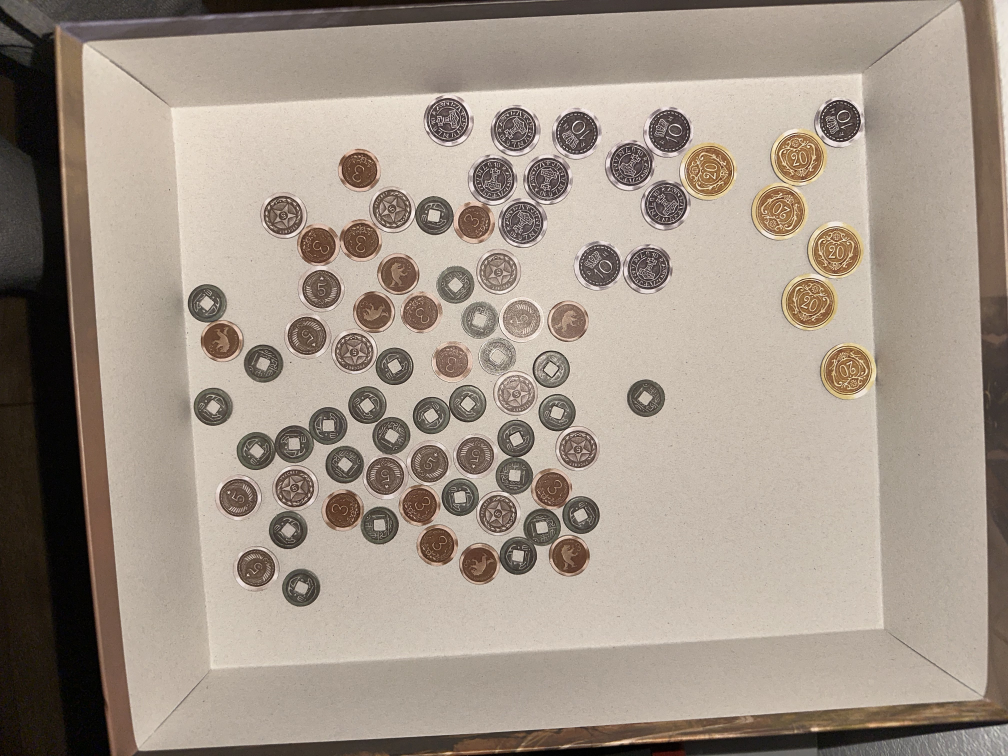
#> input picture coins/coins_7.jpg, 4032 x 3024 px (shown at 1/4 size)
$ jupyter execute --allow-errors coins.ipynb   (shell and % lines are left out)
#> lines starting #> are read from the running program, lines starting #| are printed output that depends on the picture; after the words box and inside, x2 and y2 are one past the last pixel; in counts of white or black regions, pixels touching at a corner belong together
[cell 1]
import cv2 as cv
import numpy as np
import matplotlib.pyplot as plt
from skimage.transform import rescale

[cell 2]
def show(img, cmap=None):
  if cmap is not None:
    plt.imshow(img, cmap=cmap)
  else:
    plt.imshow(img)
  plt.show()

[cell 3]
coin_image = cv.imread('coins/coins_7.jpg')
#> coin_image is the input picture: shape (3024, 4032, 3); mean B, G, R 136.6, 148.9, 161.6
coin_image = cv.cvtColor(coin_image, cv.COLOR_BGR2RGB)
# coin_image = np.uint8(rescale(coin_image, (0.25,0.25,1))*255)

[cell 4]
np.max(coin_image), np.min(coin_image)
#> Out = (255, 0)

[cell 5]
show(coin_image)

[cell 6]
gray = cv.cvtColor(coin_image, cv.COLOR_BGR2GRAY)
show(gray,cmap='gray')
blurred = cv.GaussianBlur(gray, ksize=(25,25),sigmaX=0,sigmaY=0)

show(blurred,cmap='gray')
# edges = cv.Canny(blurred, )

[cell 7]
# thresholded = cv.adaptiveThreshold(blurred,255,cv.ADAPTIVE_THRESH_GAUSSIAN_C,\
#             cv.THRESH_BINARY,21,5)
# show(thresholded,cmap='gray')

[cell 8]
# [6 lines of commented-out code are left out]

[cell 9]
coin_image_downsampled = np.uint8(rescale(coin_image, (0.25,0.25,1))*255)

gray = cv.cvtColor(coin_image_downsampled, cv.COLOR_RGB2GRAY)
#> gray: shape (756, 1008)
blurred = cv.GaussianBlur(gray, ksize=(11,11),sigmaX=0,sigmaY=0)
#> blurred: shape (756, 1008)
edges = cv.Canny(blurred, 15, 120)
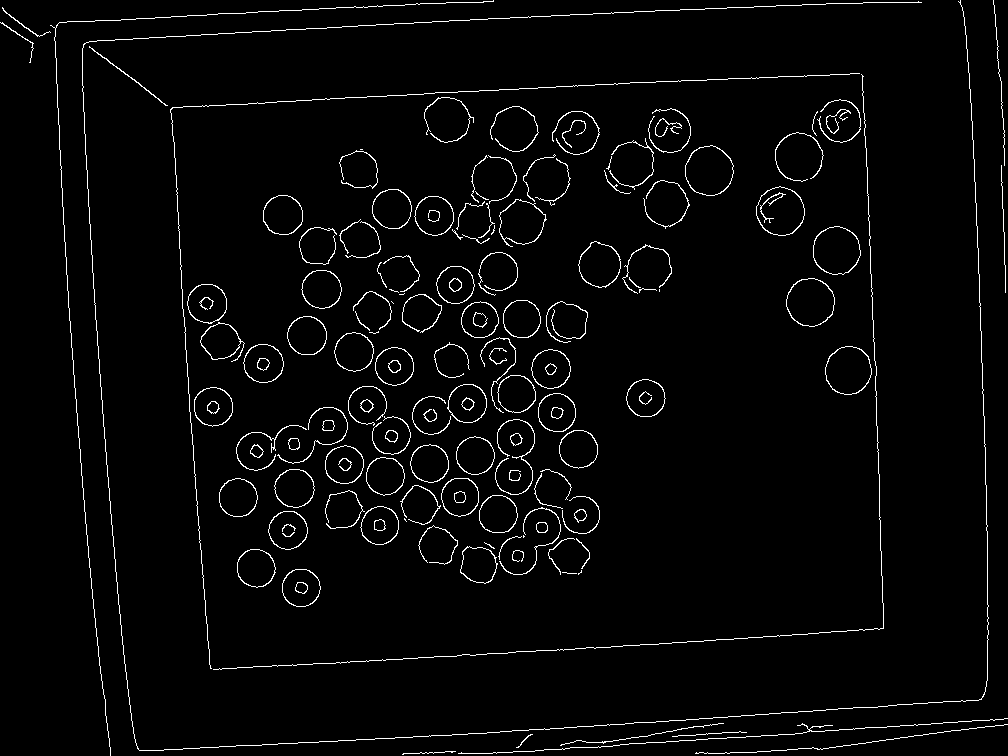
#> edges: shape (756, 1008); 2.9% white in thin lines or dots
show(edges,cmap='gray')
contours, hierarchy = cv.findContours(edges, cv.RETR_EXTERNAL, cv.CHAIN_APPROX_SIMPLE)
#> contours = 134 contours, 53 with area under 20; largest, box (x1, y1, x2, y2) and area: (685, 145, 734, 196) 1864, (756, 186, 805, 236) 1810, (786, 278, 835, 327) 1799, (813, 226, 861, 275) 1784, (825, 346, 872, 395) 1736
coin_image_cont = coin_image_downsampled.copy()
# cv.drawContours(coin_image_cont, contours, -1, (0,255,0), 5)

[cell 10]
coin_image_lines = coin_image_downsampled.copy()
empty_image = np.ones_like(coin_image_downsampled, dtype=np.uint8)*255
lines = cv.HoughLines(edges,1,np.pi/180,200)
#> lines = [[116, 1.52], [757, 1.52], [-861, 3.11], [765, 1.5], [44, 1.52], [786, 1.5], [-968, 3.11], [25, 1.52], [-161, 3.07], [688, 1.5], [-52, 3.09]]
lines_abc = []
lines_xy = []
inner_lines = {}
for line in lines:
   rho,theta=line[0]
   # rho = x*cos(theta)+ y*sin(theta)
   # a*x + b*y +c = 0 -> a=cos, b=sin, c=-rho
   a=np.cos(theta)
   b=np.sin(theta)
   c = -rho
   x0=a*rho
   y0=b*rho
   lines_abc.append((a,b,c))
   x1 = int(x0+1000*(-b))
   y1 = int(y0+1000*(a))
   x2 = int(x0-1000*(-b))
   y2 = int(y0-1000*(a))
   lines_xy.append([(x1,y1),(x2,y2)])
   cv.line(empty_image,(x1,y1),(x2,y2),(0,0,0),1)
#> this loop made 11 passes
#> (rho, theta, a, b, c, x0, y0, x1) on passes 1 to 11: (116, 1.52, 0.0523, 0.999, -116, 6.07, 115.8, -992), (757, 1.52, 0.0523, 0.999, -757, 39.62, 756, -959), (-861, 3.11, -0.999, 0.0349, 861, 860.5, -30.05, 825), (765, 1.5, 0.0698, 0.998, -765, 53.36, 763.1, -944), (44, 1.52, 0.0523, 0.999, -44, 2.3, 43.94, -996), (786, 1.5, 0.0698, 0.998, -786, 54.83, 784.1, -942), (-968, 3.11, -0.999, 0.0349, 968, 967.4, -33.78, 932), (25, 1.52, 0.0523, 0.999, -25, 1.31, 24.97, -997), (-161, 3.07, -0.998, 0.0698, 161, 160.6, -11.23, 90), (688, 1.5, 0.0698, 0.998, -688, 47.99, 686.3, -949), (-52, 3.09, -0.999, 0.0523, 52, 51.93, -2.72, 0)
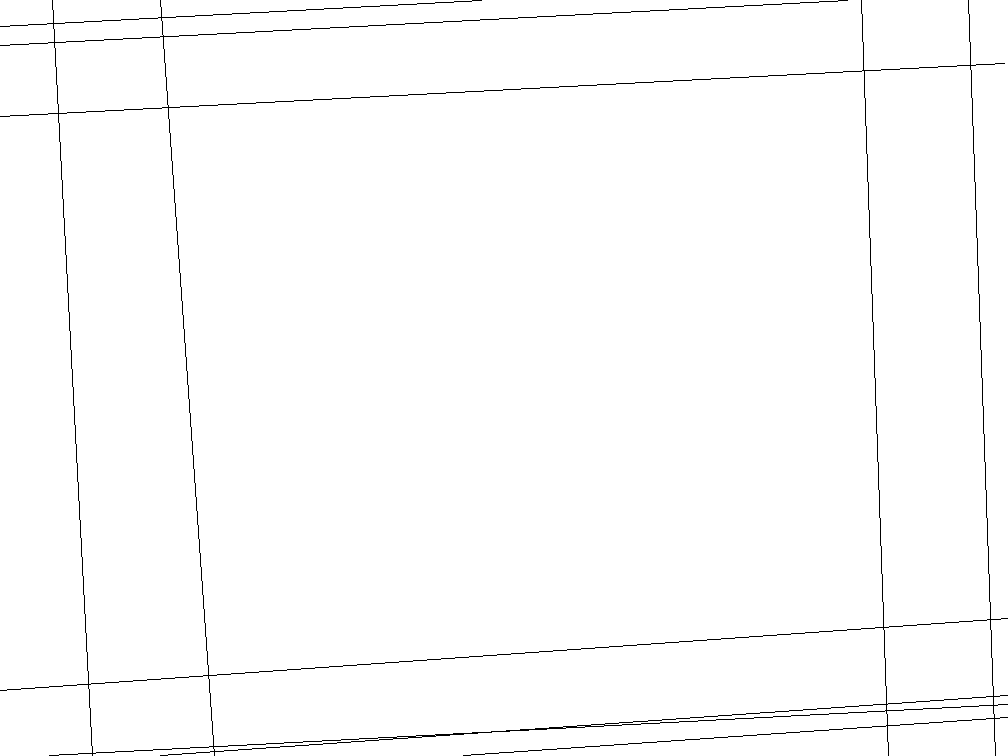
#> empty_image: shape (756, 1008, 3); 98.9% white; black in thin lines or dots
#> after the loop, lines_abc = [(0.0523, 0.999, -116), (0.0523, 0.999, -757), (-0.999, 0.0349, 861), (0.0698, 0.998, -765), (0.0523, 0.999, -44), (0.0698, 0.998, -786), (-0.999, 0.0349, 968), (0.0523, 0.999, -25), (-0.998, 0.0698, 161), (0.0698, 0.998, -688), (-0.999, 0.0523, 52)]; lines_xy = 11 items
show(empty_image)

width = empty_image.shape[1]
#> width = 1008
height = empty_image.shape[0]
#> height = 756
center_x, center_y = int(width/2),int(height/2)
#> center_x = 504; center_y = 378
cv.circle(empty_image,(center_x, center_y),10,50,5)
show(empty_image)
def find_and_show_intersection(x,y, show=False):
    intersected_line_idx = np.argmin([abs(a*x+b*y+c) for (a,b,c) in lines_abc])
    (x1,y1),(x2,y2) = lines_xy[intersected_line_idx]
    cv.line(empty_image,(x1,y1),(x2,y2),(255,0,0),1)
    cv.circle(empty_image,(x, y),10,50,5)
    if show:
        show(empty_image)
    return intersected_line_idx

for x in range(center_x,width):
    if all(empty_image[center_y,x]== (0,0,0)):
        #a*x+b*y+c=0
        idx = find_and_show_intersection(x,center_y)
        inner_lines['right'] = idx
        break
#> after the loop, inner_lines = {'right': 2}
for x in range(center_x,0,-1):
    if all(empty_image[center_y,x]== (0,0,0)):
        #a*x+b*y+c=0
        idx = find_and_show_intersection(x,center_y)
        inner_lines['left'] = idx
        break
#> after the loop, inner_lines = {'right': 2, 'left': 8}
for y in range(center_y,height):
    if all(empty_image[y,center_x]== (0,0,0)):
        #a*x+b*y+c=0
        idx = find_and_show_intersection(center_x,y)
        inner_lines['up'] = idx
        break
#> after the loop, inner_lines = {'right': 2, 'left': 8, 'up': 9}
for y in range(center_y,0,-1):
    if all(empty_image[y,center_x]== (0,0,0)):
        #a*x+b*y+c=0
        idx = find_and_show_intersection(center_x,y)
        inner_lines['down'] = idx
        break
#> this loop made 290 passes
#> idx on pass 290: 0
#> after the loop, inner_lines = {'right': 2, 'left': 8, 'up': 9, 'down': 0}

def intersetion(idx1, idx2, draw=False, show=False):
    # a1*x+b1*y+c1=0
    # a2*x+b2*y+c2=0
#> called with idx1 = 8, idx2 = 9, draw = True, show = False
    assert idx1 != idx2
    a1,b1,c1 = lines_abc[idx1]
#> a1 = -0.998; b1 = 0.0698; c1 = 161
    a2,b2,c2 = lines_abc[idx2]
#> a2 = 0.0698; b2 = 0.998; c2 = -688
    assert (b1*a2-b2*a1) != 0, f'{a1=},{a2=},{b1=},{b2=}'
    assert a1 !=0
    y = int((c2*a1-c1*a2) / (b1*a2-b2*a1))
#> y = 675
    x = int(-(c1+b1*y) / a1)
#> x = 208
    if draw:
        cv.circle(empty_image,(x, y),10,50,5)
    if show:
        show(empty_image)
    return (x,y)

left_upper = intersetion(inner_lines['left'],inner_lines['up'], True)
#> left_upper = (208, 675)
left_lower = intersetion(inner_lines['left'],inner_lines['down'], True)
#> left_lower = (168, 107)
right_upper = intersetion(inner_lines['right'],inner_lines['up'], True)
#> right_upper = (883, 627)
right_lower = intersetion(inner_lines['right'],inner_lines['down'], True)
#> call 4 of intersetion, with idx1 = 2, idx2 = 0, draw = True, show = False
#> in intersetion (call 4), `a2,b2,c2 = lines_abc[idx2]`: a2 = 0.0523; b2 = 0.999; c2 = -116
#> in intersetion (call 4), `y = int((c2*a1-c1*a2) / (b1*a2-b2*a1))`: y = 70
#> in intersetion (call 4), `x = int(-(c1+b1*y) / a1)`: x = 863
#> in intersetion (call 4), `cv.circle(empty_image,(x, y),10,50,5)`:
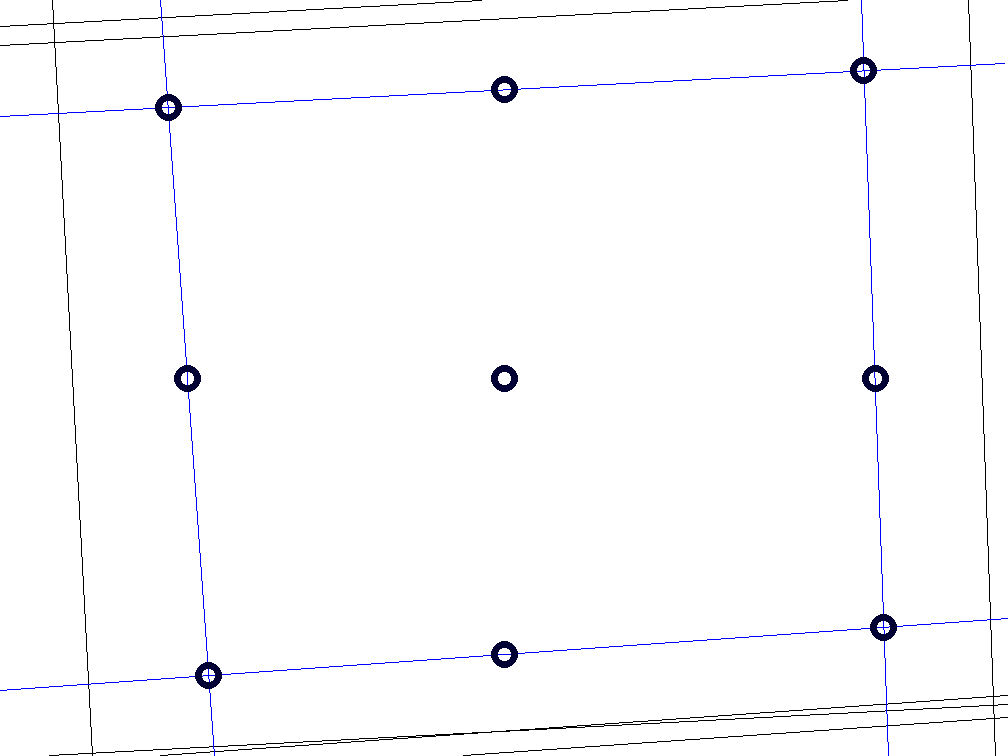
#> empty_image: shape (756, 1008, 3); mean of channels 0, 1, 2 252.3, 250.9, 250.9; drawn as B, G, R
#> right_lower = (863, 70)
show(empty_image)

[cell 11]
from skimage.transform import ProjectiveTransform, warp

points_current = np.array([list(left_upper),list(right_upper), list(right_lower), list(left_lower)])*4
#> points_current = [[832, 2700], [3532, 2508], [3452, 280], [672, 428]]
points_desired = np.array([[0,500],[600,500],[600,0],[0,0]])

tform = ProjectiveTransform()
tform.estimate(points_desired, points_current)
# image_warped = warp(empty_image, tform)
# show(image_warped[:500,:600])
image_warped = warp(coin_image, tform)[:500,:600]
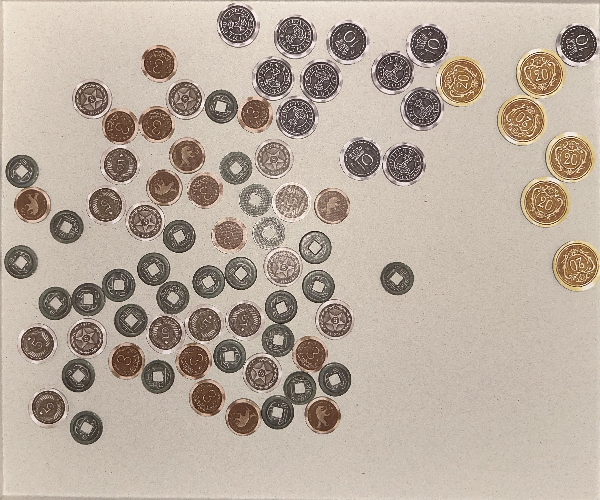
#> image_warped: shape (500, 600, 3) float64; mean R, G, B 0.724, 0.671, 0.62
show(image_warped)

[cell 12]
image_warped_255 = np.uint8(image_warped*255)
show(image_warped_255)

[cell 13]
coin_image_cont = coin_image.copy()
contours_sorted = sorted(contours, key = cv.contourArea)
#> contours_sorted has the same summary as contours
biggest_contours = contours_sorted[0:10]
#> biggest_contours = 10 contours, all with area under 20
cv.drawContours(coin_image_cont, biggest_contours, -1, (0,255,0), 5)
plt.imshow(coin_image_cont)
plt.show()

[cell 14]
from ipywidgets import IntSlider, interact

[cell 15]
# [8 lines of commented-out code are left out]

#> (a cell that did not finish here is left out)

[cell 17]
show(image_warped_255)

[cell 18]
show(image_warped_255[259:297,378:415])
template_1 = image_warped_255[259:297,378:415]

[cell 19]
from skimage.feature import match_template

corr_skimage = match_template(image_warped_255, template_1, pad_input=True)
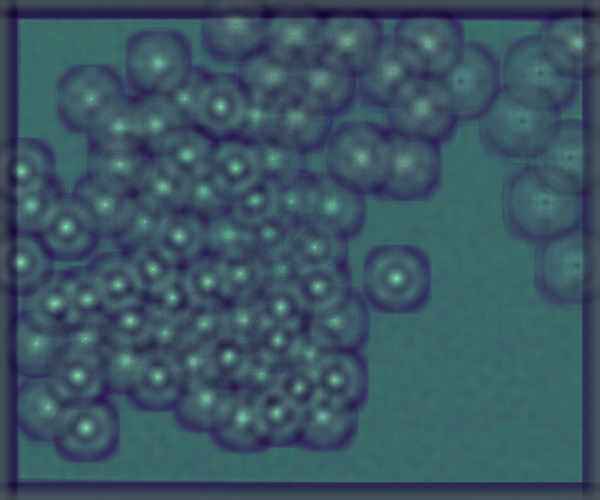
#> corr_skimage: shape (500, 600, 3) float64; mean R, G, B -0.115, 0.0375, 0.114; drawn with min black and max white

[cell 20]
def vary_canny_parameters(kernel_size, minVal, maxVal, img=coin_image):
#> called with kernel_size = 11, minVal = 15, maxVal = 100
  img_smoothed = cv.GaussianBlur(img, ksize=(kernel_size,kernel_size),sigmaX=0,sigmaY=0)
  edges = cv.Canny(np.uint8(img_smoothed), minVal, maxVal)
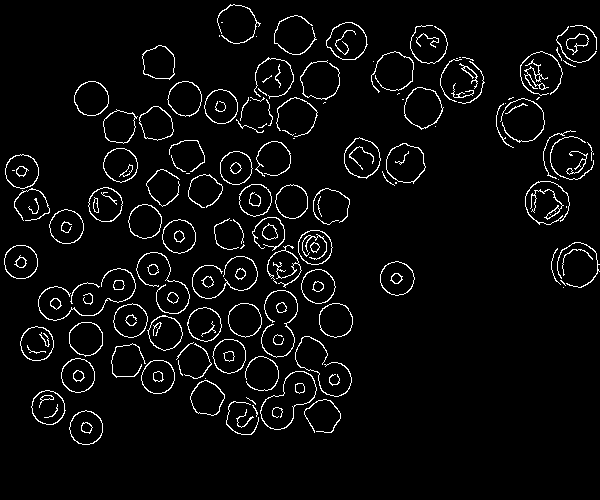
#> edges: shape (500, 600); 4.4% white in thin lines or dots, all inside (x1, y1, x2, y2) = (4, 4, 600, 445)
  # edges_ = cv.morphologyEx(edges,cv.MORPH_CLOSE,np.ones((5,5),dtype=np.uint8))

  show(img),show(edges, cmap='gray')#,show(edges_, cmap='gray')
vary_canny_parameters(11, 15, 100, image_warped_255)

[cell 21]
# thresholded_uint8 = (thresholded*255).astype(np.uint8)
# show(thresholded_uint8, cmap='gray')
gray = cv.cvtColor(image_warped_255, cv.COLOR_RGB2GRAY)
#> gray: shape (500, 600)
blurred = cv.GaussianBlur(gray, ksize=(11,11),sigmaX=0,sigmaY=0)
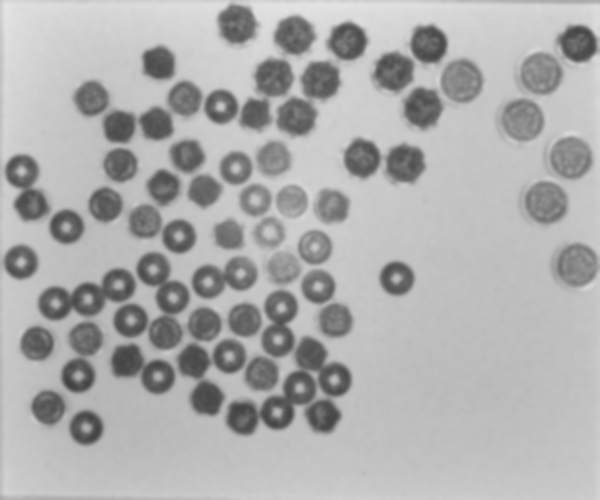
#> blurred: shape (500, 600); min 63, max 229, mean 173.3
circles = cv.HoughCircles(blurred, cv.HOUGH_GRADIENT, 1, 15,
                            param1=100, param2=15,
                            minRadius=12, maxRadius=25)
#> circles = 78 rows, first 8: [577.5, 264.5, 20.8], [21.5, 170.5, 16.6], [422.5, 107.5, 18.5], [545.5, 202.5, 21], [20.5, 261.5, 17], [571.5, 157.5, 21.1], [172.5, 296.5, 16.6], [157.5, 376.5, 16.3]
img_circles = image_warped_255.copy()
img_only_circles = np.zeros_like(image_warped_255)
if circles is not None:
  circles = np.uint16(np.around(circles))
#> circles = 78 rows, first 8: [578, 264, 21], [22, 170, 17], [422, 108, 18], [546, 202, 21], [20, 262, 17], [572, 158, 21], [172, 296, 17], [158, 376, 16]
  for i in circles[0, :]:
    center = (i[0], i[1])
    # circle center
    # cv.circle(img_circles, center, 1, (0, 100, 100), 5)
    # circle outline
    radius = i[2]
    cv.circle(img_circles, center, radius, (255, 0, 255), 3)
    cv.circle(img_only_circles, center, radius+3, (1, 1, 1), -1)
    cv.putText(img_circles, f'{radius}', center, cv.FONT_HERSHEY_SIMPLEX, 0.6,
               (0,0,0),2,)
#> this loop made 78 passes
#> (center, radius) on passes 1 to 12: ((578, 264), 21), ((22, 170), 17), ((422, 108), 18), ((546, 202), 21), ((20, 262), 17), ((572, 158), 21), ((172, 296), 17), ((158, 376), 16), ((120, 164), 17), ((66, 226), 17), ((86, 338), 16), ((106, 204), 17)
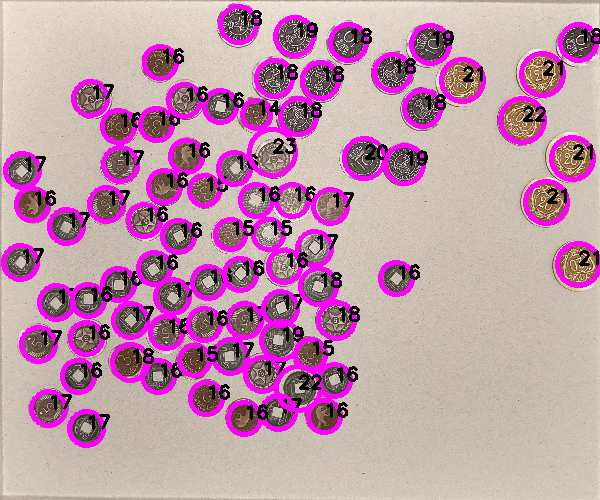
#> img_circles: shape (500, 600, 3); mean R, G, B 190.6, 147.8, 168.8
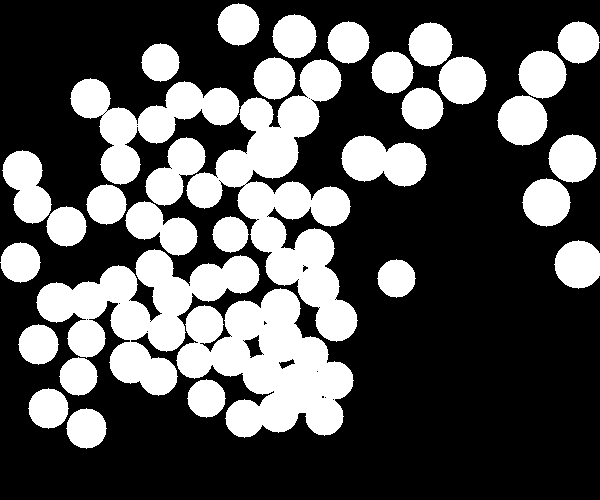
#> img_only_circles: shape (500, 600, 3); values 0 (black) and 1 (white), 32.8% white; 33 white regions, largest, box (x1, y1, x2, y2) and area: (186, 59, 358, 342) 17338, (176, 288, 354, 438) 15121, (36, 249, 260, 396) 13714
show(img_circles)
# show(img_only_circles)
img_circles_masked = img_circles*img_only_circles
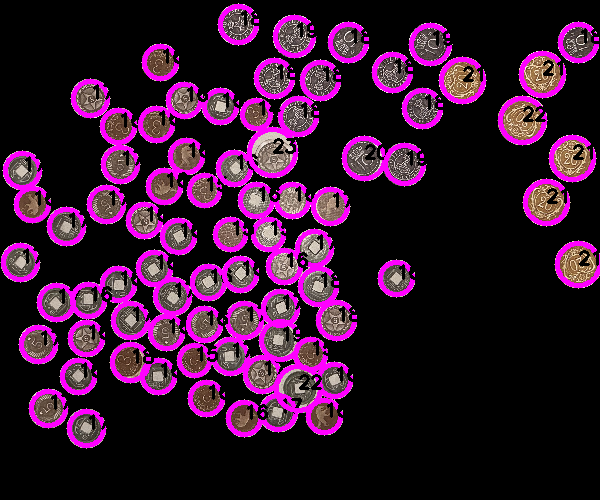
#> img_circles_masked: shape (500, 600, 3); mean R, G, B 54.3, 19.2, 49
show(img_circles_masked)
